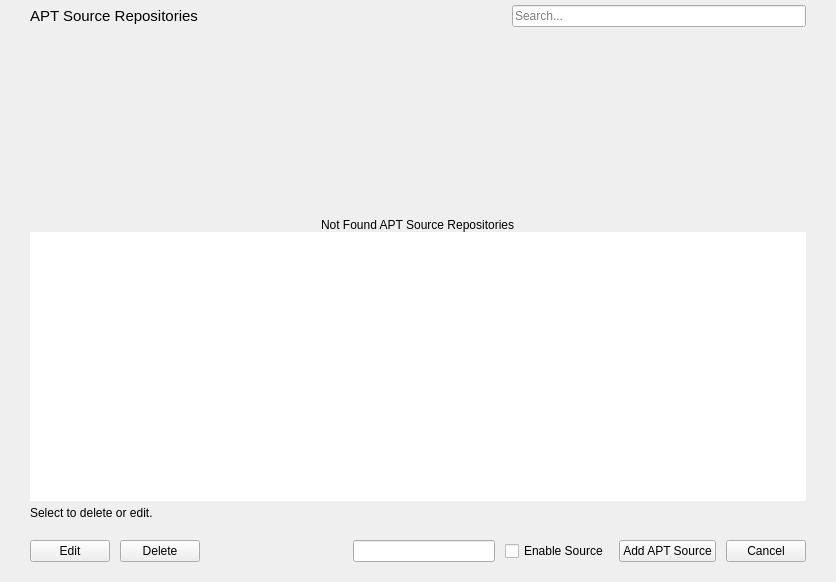
<?xml version="1.0" encoding="UTF-8"?>
<ui version="4.0">
 <class>APTSourceManagerPage</class>
 <widget class="QWidget" name="APTSourceManagerPage">
  <property name="geometry">
   <rect>
    <x>0</x>
    <y>0</y>
    <width>836</width>
    <height>582</height>
   </rect>
  </property>
  <property name="windowTitle">
   <string>APT Source Manager</string>
  </property>
  <layout class="QVBoxLayout" name="verticalLayout_2">
   <property name="spacing">
    <number>0</number>
   </property>
   <property name="leftMargin">
    <number>0</number>
   </property>
   <property name="topMargin">
    <number>0</number>
   </property>
   <property name="rightMargin">
    <number>0</number>
   </property>
   <property name="bottomMargin">
    <number>0</number>
   </property>
   <item>
    <widget class="QWidget" name="verticalWidget" native="true">
     <property name="sizePolicy">
      <sizepolicy hsizetype="Preferred" vsizetype="Expanding">
       <horstretch>0</horstretch>
       <verstretch>0</verstretch>
      </sizepolicy>
     </property>
     <property name="cursor">
      <cursorShape>ArrowCursor</cursorShape>
     </property>
     <property name="styleSheet">
      <string notr="true"/>
     </property>
     <layout class="QGridLayout" name="gridLayout_2">
      <property name="leftMargin">
       <number>30</number>
      </property>
      <property name="topMargin">
       <number>5</number>
      </property>
      <property name="rightMargin">
       <number>30</number>
      </property>
      <property name="bottomMargin">
       <number>20</number>
      </property>
      <property name="horizontalSpacing">
       <number>10</number>
      </property>
      <property name="verticalSpacing">
       <number>5</number>
      </property>
      <item row="1" column="0" colspan="7">
       <widget class="QWidget" name="verticalWidget_2" native="true">
        <layout class="QVBoxLayout" name="verticalLayout">
         <property name="spacing">
          <number>0</number>
         </property>
         <property name="leftMargin">
          <number>0</number>
         </property>
         <property name="topMargin">
          <number>0</number>
         </property>
         <property name="rightMargin">
          <number>0</number>
         </property>
         <property name="bottomMargin">
          <number>0</number>
         </property>
         <item>
          <widget class="QWidget" name="notFoundWidget" native="true">
           <property name="sizePolicy">
            <sizepolicy hsizetype="Preferred" vsizetype="Expanding">
             <horstretch>0</horstretch>
             <verstretch>0</verstretch>
            </sizepolicy>
           </property>
           <property name="minimumSize">
            <size>
             <width>0</width>
             <height>200</height>
            </size>
           </property>
           <property name="maximumSize">
            <size>
             <width>16777215</width>
             <height>200</height>
            </size>
           </property>
           <property name="styleSheet">
            <string notr="true"/>
           </property>
           <layout class="QVBoxLayout" name="notFoundLayout">
            <property name="spacing">
             <number>0</number>
            </property>
            <property name="leftMargin">
             <number>0</number>
            </property>
            <property name="topMargin">
             <number>0</number>
            </property>
            <property name="rightMargin">
             <number>0</number>
            </property>
            <property name="bottomMargin">
             <number>0</number>
            </property>
            <item alignment="Qt::AlignHCenter|Qt::AlignBottom">
             <widget class="QLabel" name="lblNotFound">
              <property name="text">
               <string>Not Found APT Source Repositories</string>
              </property>
             </widget>
            </item>
           </layout>
          </widget>
         </item>
         <item>
          <widget class="QListWidget" name="listWidgetAptSources">
           <property name="focusPolicy">
            <enum>Qt::NoFocus</enum>
           </property>
           <property name="frameShape">
            <enum>QFrame::NoFrame</enum>
           </property>
           <property name="horizontalScrollBarPolicy">
            <enum>Qt::ScrollBarAlwaysOff</enum>
           </property>
           <property name="editTriggers">
            <set>QAbstractItemView::NoEditTriggers</set>
           </property>
           <property name="selectionMode">
            <enum>QAbstractItemView::SingleSelection</enum>
           </property>
           <property name="selectionBehavior">
            <enum>QAbstractItemView::SelectRows</enum>
           </property>
           <property name="resizeMode">
            <enum>QListView::Adjust</enum>
           </property>
           <property name="layoutMode">
            <enum>QListView::Batched</enum>
           </property>
           <property name="spacing">
            <number>4</number>
           </property>
           <property name="uniformItemSizes">
            <bool>true</bool>
           </property>
          </widget>
         </item>
        </layout>
       </widget>
      </item>
      <item row="4" column="0" colspan="7">
       <spacer name="verticalSpacer_2">
        <property name="orientation">
         <enum>Qt::Vertical</enum>
        </property>
        <property name="sizeType">
         <enum>QSizePolicy::Fixed</enum>
        </property>
        <property name="sizeHint" stdset="0">
         <size>
          <width>20</width>
          <height>15</height>
         </size>
        </property>
       </spacer>
      </item>
      <item row="0" column="6">
       <widget class="QLineEdit" name="txtSearchAptSource">
        <property name="placeholderText">
         <string>Search...</string>
        </property>
       </widget>
      </item>
      <item row="5" column="0" colspan="7">
       <layout class="QHBoxLayout" name="horizontalLayout_2">
        <property name="spacing">
         <number>10</number>
        </property>
        <property name="bottomMargin">
         <number>0</number>
        </property>
        <item>
         <widget class="QPushButton" name="btnEditAptSource">
          <property name="sizePolicy">
           <sizepolicy hsizetype="Fixed" vsizetype="Fixed">
            <horstretch>0</horstretch>
            <verstretch>0</verstretch>
           </sizepolicy>
          </property>
          <property name="font">
           <font>
            <family>Ubuntu</family>
           </font>
          </property>
          <property name="cursor">
           <cursorShape>PointingHandCursor</cursorShape>
          </property>
          <property name="focusPolicy">
           <enum>Qt::NoFocus</enum>
          </property>
          <property name="styleSheet">
           <string notr="true"/>
          </property>
          <property name="text">
           <string>Edit</string>
          </property>
          <property name="icon">
           <iconset resource="../../static.qrc">
            <normaloff>:/static/themes/default/img/edit.svg</normaloff>:/static/themes/default/img/edit.svg</iconset>
          </property>
          <property name="iconSize">
           <size>
            <width>16</width>
            <height>16</height>
           </size>
          </property>
          <property name="checkable">
           <bool>false</bool>
          </property>
         </widget>
        </item>
        <item>
         <widget class="QPushButton" name="btnDeleteAptSource">
          <property name="sizePolicy">
           <sizepolicy hsizetype="Fixed" vsizetype="Fixed">
            <horstretch>0</horstretch>
            <verstretch>0</verstretch>
           </sizepolicy>
          </property>
          <property name="font">
           <font>
            <family>Ubuntu</family>
           </font>
          </property>
          <property name="cursor">
           <cursorShape>PointingHandCursor</cursorShape>
          </property>
          <property name="focusPolicy">
           <enum>Qt::NoFocus</enum>
          </property>
          <property name="styleSheet">
           <string notr="true"/>
          </property>
          <property name="text">
           <string>Delete</string>
          </property>
          <property name="icon">
           <iconset resource="../../static.qrc">
            <normaloff>:/static/themes/default/img/trash.svg</normaloff>:/static/themes/default/img/trash.svg</iconset>
          </property>
          <property name="iconSize">
           <size>
            <width>16</width>
            <height>16</height>
           </size>
          </property>
          <property name="checkable">
           <bool>false</bool>
          </property>
         </widget>
        </item>
        <item>
         <spacer name="bottomSectionHorizontalSpacer">
          <property name="orientation">
           <enum>Qt::Horizontal</enum>
          </property>
          <property name="sizeHint" stdset="0">
           <size>
            <width>0</width>
            <height>20</height>
           </size>
          </property>
         </spacer>
        </item>
        <item>
         <widget class="QLineEdit" name="txtAptSource"/>
        </item>
        <item>
         <widget class="QCheckBox" name="checkEnableSource">
          <property name="accessibleName">
           <string>circle</string>
          </property>
          <property name="text">
           <string>Enable Source</string>
          </property>
         </widget>
        </item>
        <item>
         <widget class="QPushButton" name="btnAddAPTSourceRepository">
          <property name="sizePolicy">
           <sizepolicy hsizetype="Fixed" vsizetype="Fixed">
            <horstretch>0</horstretch>
            <verstretch>0</verstretch>
           </sizepolicy>
          </property>
          <property name="font">
           <font>
            <family>Ubuntu</family>
           </font>
          </property>
          <property name="cursor">
           <cursorShape>PointingHandCursor</cursorShape>
          </property>
          <property name="focusPolicy">
           <enum>Qt::NoFocus</enum>
          </property>
          <property name="styleSheet">
           <string notr="true"/>
          </property>
          <property name="text">
           <string>Add APT Source</string>
          </property>
          <property name="checkable">
           <bool>true</bool>
          </property>
         </widget>
        </item>
        <item>
         <widget class="QPushButton" name="btnCancel">
          <property name="sizePolicy">
           <sizepolicy hsizetype="Fixed" vsizetype="Fixed">
            <horstretch>0</horstretch>
            <verstretch>0</verstretch>
           </sizepolicy>
          </property>
          <property name="font">
           <font>
            <family>Ubuntu</family>
           </font>
          </property>
          <property name="cursor">
           <cursorShape>PointingHandCursor</cursorShape>
          </property>
          <property name="focusPolicy">
           <enum>Qt::NoFocus</enum>
          </property>
          <property name="styleSheet">
           <string notr="true"/>
          </property>
          <property name="text">
           <string>Cancel</string>
          </property>
          <property name="iconSize">
           <size>
            <width>16</width>
            <height>16</height>
           </size>
          </property>
          <property name="checkable">
           <bool>false</bool>
          </property>
         </widget>
        </item>
       </layout>
      </item>
      <item row="0" column="5">
       <spacer name="horizontalSpacer">
        <property name="orientation">
         <enum>Qt::Horizontal</enum>
        </property>
        <property name="sizeHint" stdset="0">
         <size>
          <width>40</width>
          <height>20</height>
         </size>
        </property>
       </spacer>
      </item>
      <item row="0" column="0" colspan="5">
       <widget class="QLabel" name="lblAptSourceTitle">
        <property name="font">
         <font>
          <family>Ubuntu</family>
          <pointsize>11</pointsize>
          <italic>false</italic>
         </font>
        </property>
        <property name="styleSheet">
         <string notr="true"/>
        </property>
        <property name="text">
         <string notr="true">APT Source Repositories</string>
        </property>
       </widget>
      </item>
      <item row="2" column="0" colspan="7">
       <widget class="QLabel" name="lblAptSourceSelectInfo">
        <property name="text">
         <string>Select to delete or edit.</string>
        </property>
       </widget>
      </item>
     </layout>
    </widget>
   </item>
  </layout>
 </widget>
 <resources>
  <include location="../../static.qrc"/>
 </resources>
 <connections/>
</ui>
